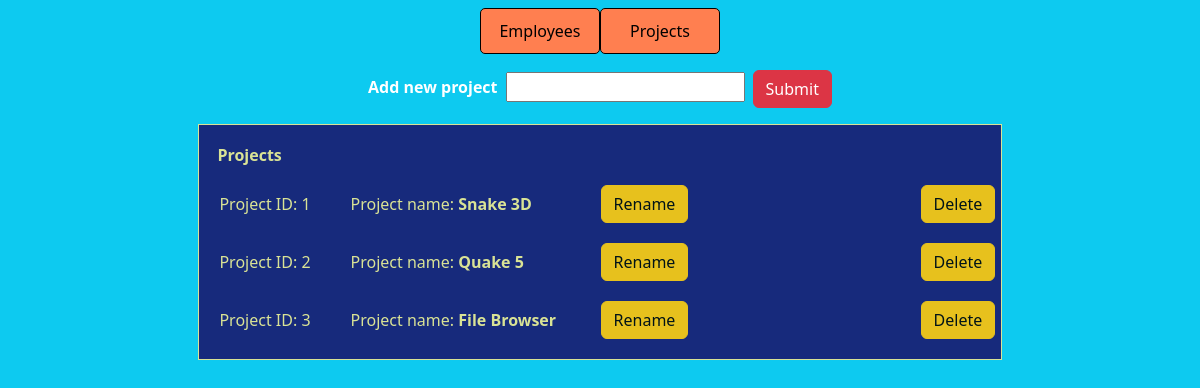
The app's page /projects.php with its own data.
### tables this page shows
CREATE TABLE `projects` (
  `projectID` int(11) NOT NULL AUTO_INCREMENT,
  `projectname` char(15) DEFAULT NULL,
  PRIMARY KEY (`projectID`)
);

### projects.php (the view, shortened to what this page needs)
<!DOCTYPE html>
<html lang="en">
<head>
    <link href="https://cdn.jsdelivr.net/npm/bootstrap@5.2.1/dist/css/bootstrap.min.css" rel="stylesheet">
</head>
<body class="bg-info text-white">
<?php
    $servername = "localhost";
    $username = "root";
    $password = "";
    $staffdb = "staff";
    $conn = mysqli_connect($servername, $username, $password, $staffdb);
    $projects = "SELECT projectID, projectname FROM projects";
    $resultp = mysqli_query($conn, $projects);
    echo "<div class='btn-group m-2 d-flex justify-content-center' role='group'><form action='index.php' method='POST' enctype='multipart/form-data'><button type='submit' name = 'employees' style='background-color:rgb(255, 127, 80); border:1px solid; padding:10px; width:120px; border-radius:5px'>Employees</button></form>
    <form action='' method='POST' enctype='multipart/form-data'><button type='submit' name = 'projects' style='background-color:rgb(255, 127, 80); border:1px solid; padding:10px; width:120px; border-radius:5px'>Projects</button></form></div>";
    echo "<div class='d-flex justify-content-center m-2'><form action='' method='POST' enctype='multipart/form-data'><label for = 'addproject' class='m-2'><b>Add new project</b> </label><input name = 'projectname' type = 'text'></input><input name = 'submitproject' type='submit' value='Submit' class='btn btn-danger m-2'></form></div>
    <div class='d-flex justify-content-center' >
    <div class = 'mw-75' style = 'background-color:rgb(25,25,112); opacity: 0.9; color: rgba(240,230,140); border:1px solid'>
    <table class = 'w-100' style = 'margin:10px; border-collapse: collapse'><th class='p-2'>Projects</th>";
    if (mysqli_num_rows($resultp) > 0) {
        while($row = mysqli_fetch_assoc($resultp)) {
            echo "<tr>
                    <td style = 'padding:10px'>Project ID: </b>" . $row["projectID"]. "</b></td>
                    <td style = 'padding:10px; width:250px'>Project name: <b>" . $row["projectname"]. "</b></td>
                    <td style = 'padding:10px; width:320px'><form action='' method='POST' enctype='multipart/form-data'><input type='hidden' name='updateid' value=" . $row['projectID']. " /><button id='renameaction' class='btn btn-warning' onclick='displayaction(event)'>Rename</button><div style = 'display:none'><input type = 'text' name='updatestring' /><button type='submit' for='updatestring' name = 'updatebutton' class='btn btn-warning m-2'>Submit</button></div></form></td>
                    <td style = 'padding:10px; width:100px'><form action='' method='POST' enctype='multipart/form-data'><input type='hidden' name='projectdeletion' value=" . $row['projectID']. " /><button type='submit' name = 'projectdelete' class='btn btn-warning'>Delete</button></form></td>
                </tr>";
                    }
                } else {
                    echo "0 results";
                }
    echo "</table></div></div>";
    ?>

### records on screen
projects: projectID "1", projectname "Snake 3D"
projects: projectID "2", projectname "Quake 5"
projects: projectID "3", projectname "File Browser"
